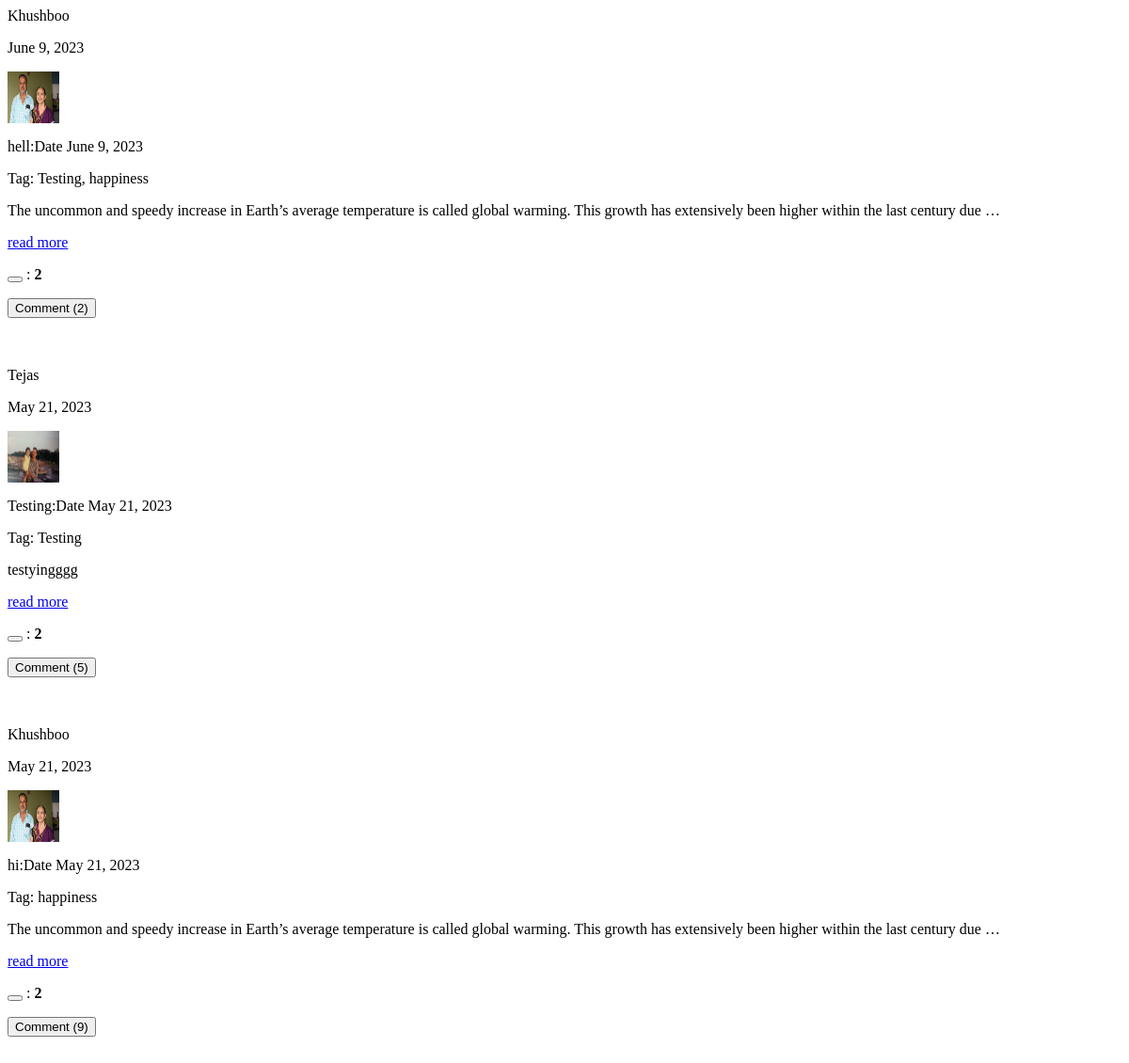
Before: /userApp/search_ajax_view/ (signed in) with the older database file.
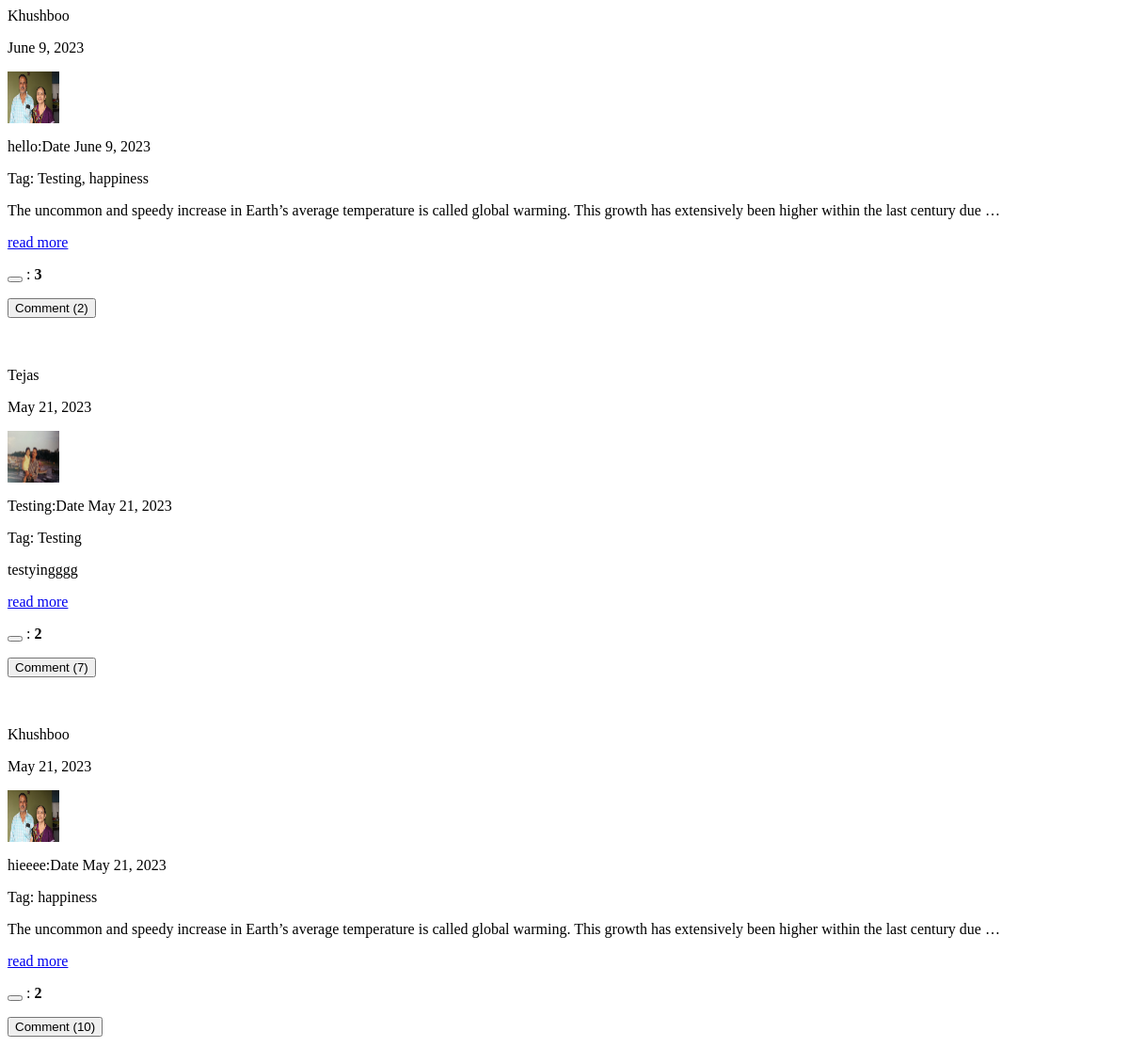
After: the same page with the newer database file.
### blogmanageApp/models.py (models this page shows, shortened)
@python_2_unicode_compatible
class Post(models.Model):
    title = models.CharField(max_length= 200)
    title_tag = models.CharField(max_length= 200)
    author = models.ForeignKey(User, on_delete = models.CASCADE)
    tag = models.ManyToManyField(Tag)
    body = RichTextField(blank = True, null = True)
    post_date = models.DateField(auto_now_add= True)
    Category = models.ForeignKey(Category, on_delete = models.CASCADE)
    like = models.ManyToManyField(User,related_name= 'likes')
    status = models.BooleanField( default = False , null = True)
    hit_count_generic = GenericRelation(HitCount, object_id_field='object_pk',related_query_name='hit_count_generic_relation')

class Tag(models.Model):
    tag_name = models.CharField(max_length= 200)
    def __str__(self):
        return self.tag_name

### accountApp/models.py (models this page shows, shortened)
class Profile(models.Model):
    user = models.OneToOneField(User,on_delete = models.CASCADE)
    mobileno = models.CharField(max_length= 11)
    avatar = models.ImageField(upload_to = 'avatars/')
    location = models.CharField(max_length = 200)
    birth_date = models.DateField(null= True)
    bio = models.TextField(max_length = 500, blank=True)

### userApp/views.py (the view)
# urls.py: path('search_ajax_view/', views.search_ajax_view, name = 'search_ajax_view'),
def search_ajax_view(request):
    if request.method == "GET":
        search_text = request.GET.get('search_text')
        if search_text is not None and search_text != u"":
            search_text = request.GET.get('search_text')
            post = Post.objects.filter(Q(title__istartswith = search_text) | Q(tag__tag_name__istartswith = search_text)| Q(post_date__istartswith = search_text) |
                                                            Q(title_tag__istartswith = search_text)).filter(status = True).order_by('-post_date')
        else:
            post = []
            post = Post.objects.filter(status = True).order_by('-post_date')
        search_paginator = Paginator(post,10)
        page = request.GET.get('page')
        try:
            posts = search_paginator.page(page)
        except PageNotAnInteger:
            posts = search_paginator.page(1)
        except EmptyPage:
            posts = search_paginator.page(paginator.num_pages)
        id = request.session['id']
        user_profile = User.objects.filter(id = id)
        post_id = Post.objects.filter(author = id , status = True)
        comment = UserPostComment.objects.all()
        comment_filter = UserPostComment.objects.values('post_id' ).annotate(total = Count('user_id'))
        data = post.values()
        context ={
            'post_detail': post,
            'comment' : comment,
            'comment_filter' : comment_filter,
            'posts_d' : posts,
            'page' : page,
        }
        return render(request,'userApp/search_result.html',context)

### userApp/templates/userApp/search_result.html (shortened to what this page needs)
  <div id ="search-results" >
    {% for post in posts_d  %}
    <div class="row"    >
      <div class="col-sm-3">
        <div class="well">
         <p>{{ post.author.first_name }} </p>
         <p>{{ post.post_date}}</p>
         <img src="../media/{{ post.author.profile.avatar }}" class="img-circle" height="55" width="55" alt="Avatar">
        </div>
      </div>
      <div class="col-sm-9">
        <div class="well text-left">
          <p >{{ post.title}}:Date {{ post.post_date }}</p>
          <p >Tag: {{ post.tag.all|join:", " }}</p>
          {{ post.body|safe|truncatewords:"25"|linebreaks }}
          <a href="{% url 'post' post.id %}">read more</a>
          {% if user.username in post.like.all|join:", " %}
          <p>
            <button type="button" class="dislike btn-success btn-sm" data ="{{post.id}}"  id = "like{{post.id}}">
            </button>
            {% else %}
            <p><button type="button" class="like btn-default btn-sm" data ="{{post.id}}" id = "like{{post.id}}">
              <i id = "icon{{post.id}}" class="fa fa-thumbs-up"></i>
            </button>
          {% endif %}
        :<span><b id = 'likedisplay{{post.id}}'> {{ post.like.count   }}</b></span></p>
        <button class="comment btn btn-large btn-primary" data1 ="{{post.id}}" >Comment
          {% for comment_f in comment_filter %}
            {% if comment_f.post_id == post.id %}
            <span id="total_comment{{post.id}}">
            ({{ comment_f.total }})           </span>
            {% endif %}
          {% endfor %}
          </button><br><br>
                                <br>
        </div>
      </div>
    </div>
  {% endfor %}
</div>

Changed rows visible on the page:
changed Post "Testing, happiness": title "hell" → "hello"; like.count "2" → "3"
changed Post "happiness": title "hi" → "hieeee"
Other visible differences:
new list line: "( 7 )"
new list line: "( 10 )"
list line gone: "( 5 )"
list line gone: "( 9 )"
